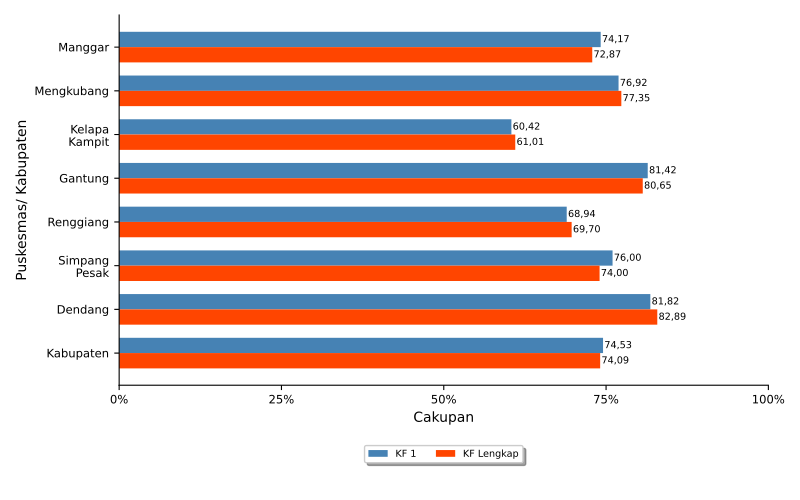

Source code (Python):
import numpy as np
import matplotlib.pyplot as plt
import pandas
from textwrap import wrap
from matplotlib.ticker import FuncFormatter
import locale
locale.setlocale(locale.LC_ALL, 'id_ID.UTF8')

import sys, os, inspect
currentdir = os.path.dirname(os.path.abspath(inspect.getfile(inspect.currentframe())))
parentdir = os.path.dirname(currentdir)
sys.path.insert(0, parentdir)

berkasData = currentdir +'\\bab_05_05c_dataLayanNifas.csv'
berkasSimpan = currentdir +'\\bab_05_05c_layanNifas.pdf'
# judulDiagram = 'Pelayanan Ibu Nifas\nTahun 2022'
sumbuX = 'Cakupan'
sumbuY = 'Puskesmas/ Kabupaten'
tickerSumbuX = np.arange(0,110,25)

# read data file
colnames = ['puskesmas','KF1','KFlengkap']
data = pandas.read_csv(berkasData, names=colnames, sep=';')
puskesmas = data.puskesmas.tolist()
bar1 = data.KF1.tolist()
bar2 = data.KFlengkap.tolist()

ind = np.arange(len(puskesmas))  # the x locations for the groups
width = 0.35       # the width of the bars
widthDL = 0.2      # spacing for data labels

# make bars
fig, ax = plt.subplots()
rects1 = ax.barh(ind, bar1, width, color='steelblue', label = 'KF 1')
rects2 = ax.barh(ind + width, bar2, width, color='orangered', label = 'KF Lengkap')

# add some text for labels, title and axes ticks
# ax.set_title(judulDiagram)
ax.set_xticks(tickerSumbuX)
ax.set_xlabel(sumbuX)
ax.xaxis.set_major_formatter(FuncFormatter(lambda x, pos: "{:n}%".format(x)))

ax.set_yticks(ind+width/2)
ax.set_yticklabels(list([ '\n'.join(wrap(l, 10)) for l in puskesmas ]))
ax.invert_yaxis()
ax.set_ylabel(sumbuY)

ax.tick_params(axis='both', which='major', labelsize='small')
ax.spines['top'].set_visible(False)
ax.spines['right'].set_visible(False)

# make legend box
box = ax.get_position()
ax.set_position([box.x0, box.y0 + box.height * 0.1, box.width, box.height * 0.9])
ax.legend(fontsize='x-small', loc='upper center', bbox_to_anchor=(0.5, -0.15), fancybox=True, shadow=True, ncol=3)

# add data label
for i, v in enumerate(bar1):
    ax.text(v + widthDL, i, '{:n}'.format(round(v,2)), ha='left', va='center', fontsize='x-small')
for i, v in enumerate(bar2):
    ax.text(v + widthDL, i + width, '{:n}'.format(round(v,2)), ha='left', va='center', fontsize='x-small')

# finishing
pyrfig = plt.figure(1)
pyrfig.set_figwidth(8)
pyrfig.set_figheight(5)
# tight_layout to make consistent size
# adjust subplot to make room for legend
fig.subplots_adjust(bottom=-0.15)
plt.tight_layout()
plt.savefig(berkasSimpan)
plt.close(pyrfig)
# plt.show()
